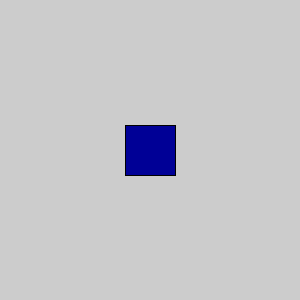
Frame 1 (no input)
Frame 60 (the mouse pressed at the canvas centre just before this capture): identical to frame 1, image omitted
Frame 120 (the mouse held since frame 60 and released just before this capture): identical to frame 1, image omitted

The Processing sketch that drew this single still picture (run headless with seeded random() and noise(); from frame 60 on, the mouse is pressed at the canvas centre):

// Processing sketch: VoidFunctions
// ── VoidFunctions.pde


void setup () {
  size(300,300);
}


void draw () {
  DrawASquare ();
}

void DrawASquare () {
  fill(0, 0, 150);
  rect(125, 125, 50, 50);
  
}


void DrawACircleAt (float x, float y) {
  float diam = 30;
  fill(0);
  ellipse(mouseX, mouseY, diam, diam);
}
